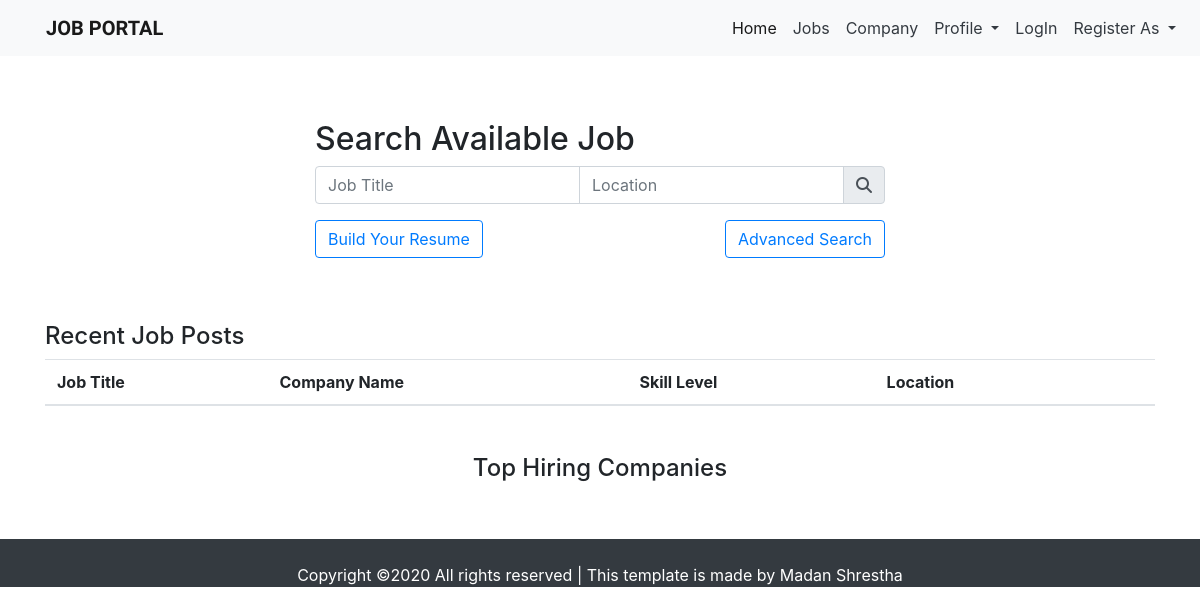
Before: / with the older database file.
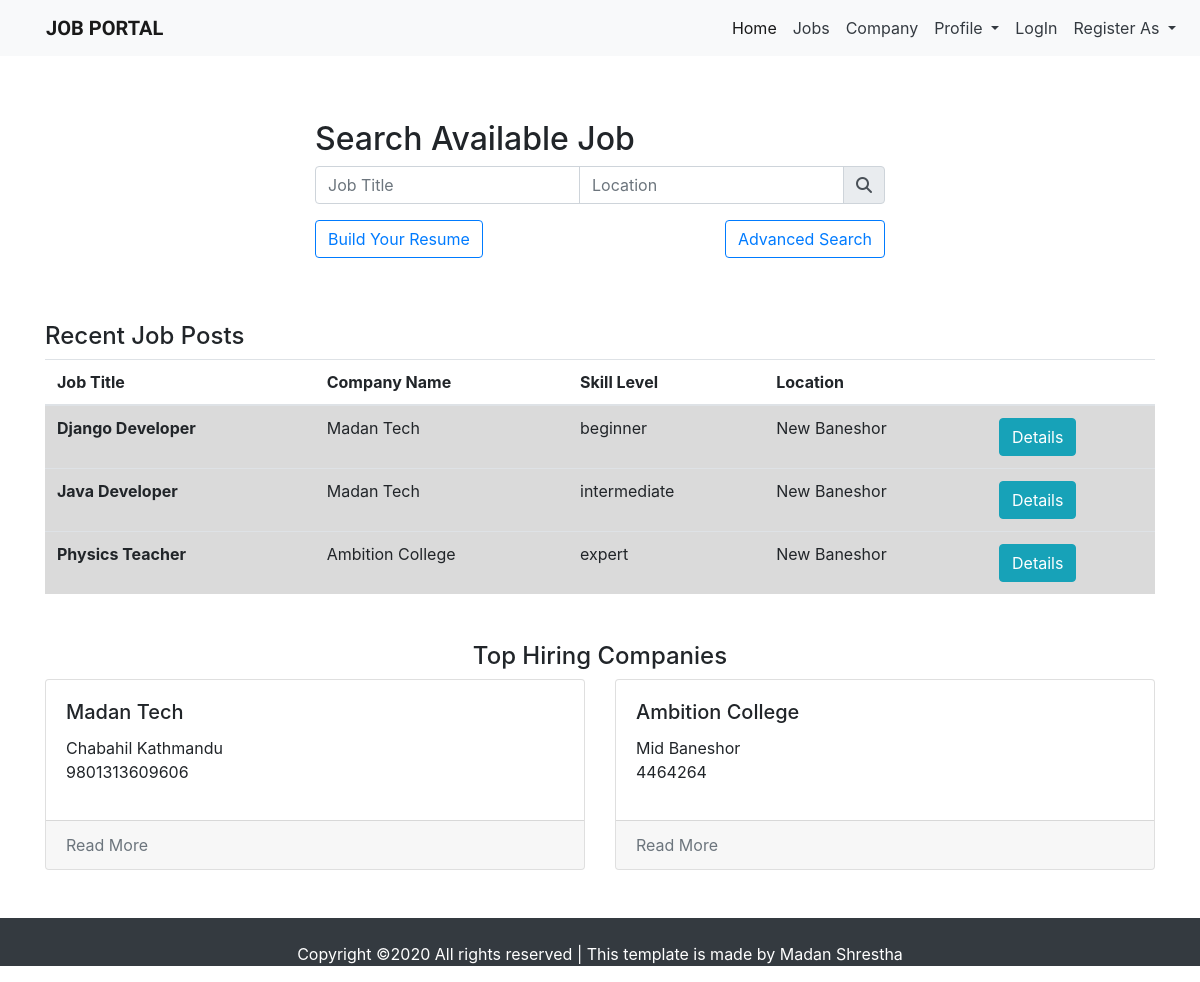
After: the same page with the newer database file.
### JobApp/models.py (models this page shows, shortened)
class Job(models.Model):
    JOB_TYPE = (
        ('full-time', 'full-time'),
        ('part-time', 'part-time'),
        ('freelance', 'freelance'),
    )
    SKILL_LEVEL = (
        ('beginner', 'beginner'),
        ('intermediate', 'intermediate'),
        ('expert', 'expert'),
    )
    title = models.CharField(max_length=50, null=False)
    company_name = models.ForeignKey(Company, on_delete=models.CASCADE, null=False)
    job_type = models.CharField(max_length=50, choices=JOB_TYPE, null=True)
    skill_level = models.CharField(max_length=50, choices=SKILL_LEVEL, null=False, default='beginner')
    post_date = models.DateTimeField(auto_now_add=True)
    last_date = models.DateTimeField(null=False)

class Company(models.Model):
    TYPE_CHOICES = (
        ('Airlines', 'Airlines'),
        ('Automotive Sales, Support & Service', 'Automotive Sales, Support & Service'),
        ('Banks', 'Banks'),
        ('Call Center', 'Call Center'),
        ('Consumer Products', 'Consumer Products'),
        ('Designing / Printing', 'Designing / Printing'),
        ('E-business', 'E-business'),
        ('Education', 'Education'),
        ('Event Management', 'Event Management'),
        ('Finance', 'Finance'),
        ('Governmental Company', 'Governmental Company'),
        ('Health', 'Health'),
        ('Hotels', 'Hotels'),
        ('Insurance', 'Insurance'),
        ('Information Technology', 'Information Technology'),
        ('Import/Export', 'Import/Export'),
        ('ISP', 'ISP'),
        ('Media', 'Media'),
        ('NGO', 'NGO'),
        ('Real Estate', 'Real Estate'),
        ('Travel Agency', 'Travel Agency')
    )
    name = models.CharField(max_length=50, null=False)
    type = models.CharField(max_length=50, choices=TYPE_CHOICES, null=False)
    address = models.CharField(max_length=50, null=False)
    contact = models.CharField(max_length=50, null=True)
    email = models.EmailField(null=True)
    description = models.CharField(max_length=200, null=True, blank=True)
    image = models.ImageField(null=True, default='download.png')
    def __str__(self):
        return self.name

### JobApp/views.py (the view)
# urls.py: path('', views.homePage, name='home'),
def homePage(request):
    job = Job.objects.all()
    company = Company.objects.all()
    context = {'job': job, 'company': company}
    return render(request, "JobApp/dashboard.html", context)

### JobApp/templates/JobApp/dashboard.html (shortened to what this page needs)
{% extends 'JobApp/index.html' %}
{% block content %}
<main>
    <div class="col-md-6  offset-md-3 mt-5 mb-5 pt-3">
        <h2>Search Available Job</h2>
        <div class="input-group mb-3">
            <input type="text" class="form-control" placeholder="Job Title" aria-label="Job Title">
            <input type="text" class="form-control" placeholder="Location" aria-label="Location">
            <div class="input-group-append">
                <span class="input-group-text"><i class="fa fa-search"></i></span>
            </div>
        </div>
        <button type="button" class="btn btn-outline-primary">Build Your Resume</button>
        <button type="button" class="btn btn-outline-primary float-right">Advanced Search</button>
    </div>
    <div class="container mt-5 mb-5 pt-3">
        <table class="table table-hover">
            <h4>Recent Job Posts</h4>
            <thead>
            <tr>
                <th scope="col">Job Title</th>
                <th scope="col">Company Name</th>
                <th scope="col">Skill Level</th>
                <th scope="col">Location</th>
                <th></th>
            </tr>
            </thead>
            <tbody>
            {% for i in job %}
            <tr class="table-active">
                <th scope="row">{{ i.title }}</th>
                <td>{{ i.company_name }}</td>
                <td>{{i.skill_level}}</td>
                <td>New Baneshor</td>
                <td>
                    <button class="btn btn-info" type="submit">Details</button>
                </td>
            </tr>
            {% endfor %}
            </tbody>
        </table>
    </div>
    <div class="container mt-5">
        <h4 class="text-center">Top Hiring Companies</h4>
        <div class="card-deck">
            {% for i in company %}
            <div class="card">
                <div class="card-body">
                    <h5 class="card-title">{{i.name}}</h5>
                    <h7 class="card-text">{{i.address}}</h7>
                    <p>{{i.contact}}</p>
                </div>
                <div class="card-footer">
                    <a href="" class="text-muted">Read More</a>
                </div>
            </div>
            {% endfor %}
    </div>
</main>
{% endblock %}

### JobApp/templates/JobApp/index.html (shortened to what this page needs)
{% load static %}
<html>
<head>
    <link rel="stylesheet" type="text/css" href="{% static '/css/style.css' %} ">
    <link rel="stylesheet" href="https://stackpath.bootstrapcdn.com/bootstrap/4.3.1/css/bootstrap.min.css"
>
    <link rel="stylesheet" href="https://use.fontawesome.com/releases/v5.7.2/css/all.css"
>
</head>
<body>
{% include 'JobApp/navbar.html' %}
{% block content %}
{% endblock %}
<footer>
    <p class="pt-4 text-center bg-dark text-white mt-5">
        Copyright &copy;2020 All rights reserved | This template is made by
        <span>Madan Shrestha</span>
    </p>
</footer>
</body>
</html>

### JobApp/templates/JobApp/navbar.html (shortened to what this page needs)
{% load static %}
<nav class="navbar navbar-expand-lg navbar-light bg-light">
    <a class="navbar-brand" href="{% url 'home' %}"><strong>JOB PORTAL</strong> </a>
    <div class="collapse navbar-collapse" id="navbarNavDropdown">
        <ul class="navbar-nav">
            <li class="nav-item active">
                <a class="nav-link" href="{% url 'home' %}">Home <span class="sr-only">(current)</span></a>
            </li>
            <li class="nav-item">
                <a class="nav-link text-dark" href="{% url 'job' %}">Jobs</a>
            </li>
            <li class="nav-item">
                <a class="nav-link text-dark" href="{% url 'company' %}">Company</a>
            </li>
            <li class="nav-item dropdown">
                <a class="nav-link dropdown-toggle mr-0  text-dark" href="#" id="navbarDropdownProfileLink"
                   role="button" data-toggle="dropdown" aria-haspopup="true" aria-expanded="false">
                    Profile
                </a>
            </li>
            <li class="nav-item">
                <a class="nav-link text-dark" href="{% url 'login' %}">LogIn</a>
            </li>
            <li class="nav-item dropdown">
                <a class="nav-link dropdown-toggle mr-0  text-dark" href="#" id="navbarDropdownMenuLink"
                   role="button" data-toggle="dropdown" aria-haspopup="true" aria-expanded="false">
                    Register As
                </a>
            </li>
        </ul>
    </div>
</nav>

### static/css/style.css (style rules this page uses)
.navbar-brand { font-family: 'Livvic', sans-serif; margin-left:30px; }

Changed rows visible on the page:
added Job: title "Django Developer", company_name "Madan Tech", skill_level "beginner"
added Job: title "Java Developer", company_name "Madan Tech", skill_level "intermediate"
added Job: title "Physics Teacher", company_name "Ambition College", skill_level "expert"
added Company: name "Madan Tech", address "Chabahil Kathmandu", contact "9801313609606"
added Company: name "Ambition College", address "Mid Baneshor", contact "4464264"
